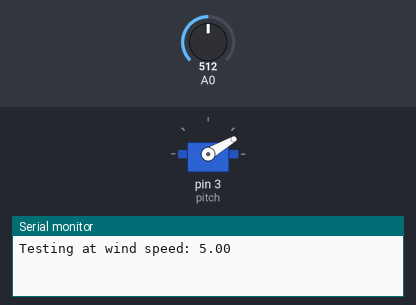
Bench run of a sketch on a simulated Arduino Uno, built with avr-gcc and run on an emulated ATmega328P. Shown: servo, the last lines printed to the serial monitor. Inputs (shaded band) come from the test bench; at power-on: A0 = 512.

Above: at 0.1 s.
At 80.5 s:
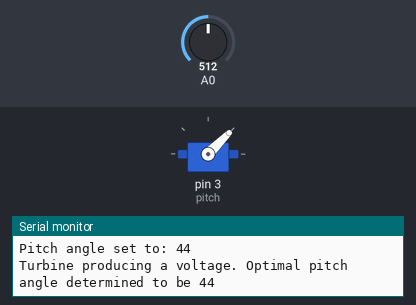
Timing chart, 0 to 127.2 s (numbered marks = the images above):
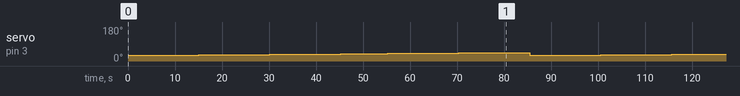

Measured:
- by itself, servo on pin 3 (pitch): 30° → 31° at 10.0 s, → 32° 5.0 s later, → 33° 5.0 s later, → 34° 5.0 s later, … (23 changes in this stretch)

The sketch:

Find_Optimal_Startup_Pitch.ino
```cpp
#include <Servo.h>

//break pitch is 140.

//Limits are from 30 to 140 in arduino code

const double VOLTAGE_DIVIDER_TURBINE = 13.1;
const double windSpeed = 5;
const double startPitch = 30;
const double endPitch = 45;
const int voltageReadingsPerPitch = 5;
const double voltageBuffer = .3;

Servo pitch; //don't forget to include a servo object

void setup() {
  //Initialize Serial system output/input
  Serial.begin(9600);
  pitch.attach(3); // Control line on pin 3.

}

void loop() {
  double turbineVoltage, averageVoltage;
  double voltages[voltageReadingsPerPitch];
  int optimalPitchAngle;
  Serial.print("Testing at wind speed: "); Serial.println(windSpeed);
  pitch.write(startPitch);
  delay(5000);
  for(int i = startPitch; i < endPitch+1; i++){
    pitch.write(i);
    Serial.print("Pitch angle set to: "); Serial.println(i);
    delay(2500);
    for(int j = 0; j < voltageReadingsPerPitch; j++){
      turbineVoltage = (VOLTAGE_DIVIDER_TURBINE*((double)analogRead(A0))*5.0/1023); //make sure you do NOT do integer division here
      voltages[j] = turbineVoltage;
      delay(500);
    }
    double voltageTotal = 0;
    for(int k = 0; k < voltageReadingsPerPitch; k++){
      voltageTotal+=voltages[k];
    }
    averageVoltage = voltageTotal/voltageReadingsPerPitch;
    if(averageVoltage > voltageBuffer){
      optimalPitchAngle = i;
      Serial.print("Turbine producing a voltage. Optimal pitch angle determined to be "); Serial.println(optimalPitchAngle);
    }
    else{
      Serial.println("No significant voltage detected. Moving on to the next pitch. ");
    }
  }
}
```
